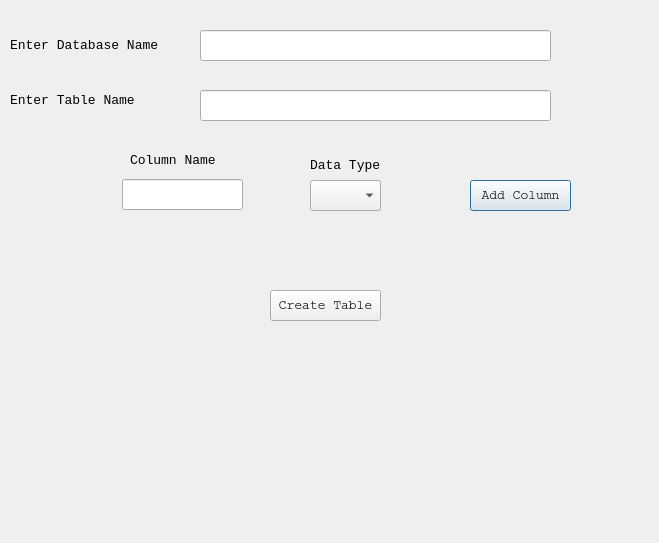
<?xml version="1.0" encoding="UTF-8"?>
<ui version="4.0">
 <class>Dialog</class>
 <widget class="QDialog" name="Dialog">
  <property name="geometry">
   <rect>
    <x>0</x>
    <y>0</y>
    <width>659</width>
    <height>543</height>
   </rect>
  </property>
  <property name="windowTitle">
   <string>Dialog</string>
  </property>
  <widget class="QLabel" name="label">
   <property name="geometry">
    <rect>
     <x>10</x>
     <y>30</y>
     <width>151</width>
     <height>31</height>
    </rect>
   </property>
   <property name="font">
    <font>
     <family>Courier New</family>
     <pointsize>10</pointsize>
    </font>
   </property>
   <property name="text">
    <string>Enter Database Name</string>
   </property>
  </widget>
  <widget class="QLabel" name="label_2">
   <property name="geometry">
    <rect>
     <x>10</x>
     <y>90</y>
     <width>151</width>
     <height>21</height>
    </rect>
   </property>
   <property name="font">
    <font>
     <family>Courier New</family>
     <pointsize>10</pointsize>
    </font>
   </property>
   <property name="text">
    <string>Enter Table Name</string>
   </property>
  </widget>
  <widget class="QLabel" name="label_3">
   <property name="geometry">
    <rect>
     <x>130</x>
     <y>150</y>
     <width>111</width>
     <height>21</height>
    </rect>
   </property>
   <property name="font">
    <font>
     <family>Courier New</family>
     <pointsize>10</pointsize>
    </font>
   </property>
   <property name="text">
    <string>Column Name</string>
   </property>
  </widget>
  <widget class="QLabel" name="label_4">
   <property name="geometry">
    <rect>
     <x>310</x>
     <y>150</y>
     <width>141</width>
     <height>31</height>
    </rect>
   </property>
   <property name="font">
    <font>
     <family>Courier New</family>
     <pointsize>10</pointsize>
    </font>
   </property>
   <property name="text">
    <string>Data Type</string>
   </property>
  </widget>
  <widget class="QLabel" name="labelResponse">
   <property name="geometry">
    <rect>
     <x>90</x>
     <y>380</y>
     <width>491</width>
     <height>41</height>
    </rect>
   </property>
   <property name="text">
    <string/>
   </property>
  </widget>
  <widget class="QLineEdit" name="lineEditDBName">
   <property name="geometry">
    <rect>
     <x>200</x>
     <y>30</y>
     <width>351</width>
     <height>31</height>
    </rect>
   </property>
  </widget>
  <widget class="QLineEdit" name="lineEditTableName">
   <property name="geometry">
    <rect>
     <x>200</x>
     <y>90</y>
     <width>351</width>
     <height>31</height>
    </rect>
   </property>
  </widget>
  <widget class="QLineEdit" name="lineEditColumnName">
   <property name="geometry">
    <rect>
     <x>122</x>
     <y>179</y>
     <width>121</width>
     <height>31</height>
    </rect>
   </property>
  </widget>
  <widget class="QComboBox" name="comboBoxDataType">
   <property name="geometry">
    <rect>
     <x>310</x>
     <y>180</y>
     <width>71</width>
     <height>31</height>
    </rect>
   </property>
  </widget>
  <widget class="QPushButton" name="pushButtonAddColumn">
   <property name="geometry">
    <rect>
     <x>470</x>
     <y>180</y>
     <width>101</width>
     <height>31</height>
    </rect>
   </property>
   <property name="font">
    <font>
     <family>Courier</family>
     <pointsize>10</pointsize>
    </font>
   </property>
   <property name="text">
    <string>Add Column</string>
   </property>
  </widget>
  <widget class="QPushButton" name="pushButtonCreateTable">
   <property name="geometry">
    <rect>
     <x>270</x>
     <y>290</y>
     <width>111</width>
     <height>31</height>
    </rect>
   </property>
   <property name="font">
    <font>
     <family>Courier</family>
     <pointsize>10</pointsize>
    </font>
   </property>
   <property name="text">
    <string>Create Table</string>
   </property>
  </widget>
 </widget>
 <resources/>
 <connections/>
</ui>
